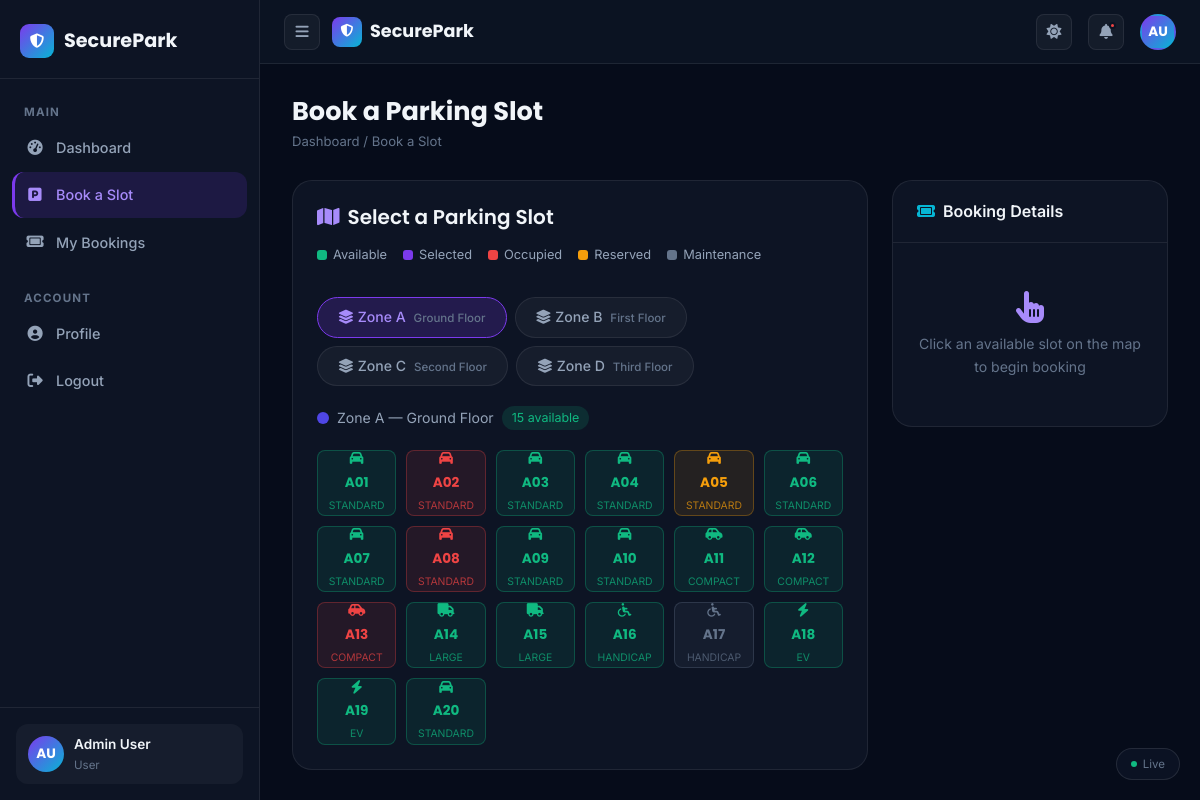
Page /book.php (signed in) on the committed database.
### tables this page shows
CREATE TABLE IF NOT EXISTS `parking_zones` (
  `id`    INT UNSIGNED NOT NULL AUTO_INCREMENT,
  `name`  VARCHAR(80)  NOT NULL,
  `floor` VARCHAR(40)  NOT NULL,
  `color` VARCHAR(30)  NOT NULL DEFAULT '#4f46e5',
  PRIMARY KEY (`id`)
);

CREATE TABLE IF NOT EXISTS `parking_slots` (
  `id`          INT UNSIGNED NOT NULL AUTO_INCREMENT,
  `zone_id`     INT UNSIGNED NOT NULL,
  `slot_number` VARCHAR(10)  NOT NULL,
  `slot_type`   ENUM('standard','compact','large','handicap','ev') NOT NULL DEFAULT 'standard',
  `status`      ENUM('available','occupied','reserved','maintenance') NOT NULL DEFAULT 'available',
  `hourly_rate` DECIMAL(6,2) NOT NULL DEFAULT 2.50,
  PRIMARY KEY (`id`),
  UNIQUE KEY `uk_slot` (`zone_id`,`slot_number`),
  KEY `idx_status` (`status`),
  CONSTRAINT `fk_slot_zone` FOREIGN KEY (`zone_id`) REFERENCES `parking_zones`(`id`) ON DELETE CASCADE
);

### book.php (the view, shortened to what this page needs)
<?php
require_once __DIR__ . '/config/db.php';
$zones_res = $conn->query("SELECT * FROM parking_zones ORDER BY id");
$zones = [];
while ($z = $zones_res->fetch_assoc()) {
    $z['slots'] = [];
    $sr = $conn->query("SELECT * FROM parking_slots WHERE zone_id = {$z['id']} ORDER BY slot_number");
    while ($s = $sr->fetch_assoc()) $z['slots'][] = $s;
    $zones[] = $z;
}
$type_icons = ['standard'=>'fas fa-car','compact'=>'fas fa-car-side','large'=>'fas fa-truck','handicap'=>'fas fa-wheelchair','ev'=>'fas fa-bolt'];
?>
<!DOCTYPE html>
<html lang="en">
<head>
  <link rel="stylesheet" href="https://cdnjs.cloudflare.com/ajax/libs/bootstrap/5.3.3/css/bootstrap.min.css">
  <link rel="stylesheet" href="https://cdnjs.cloudflare.com/ajax/libs/font-awesome/6.5.1/css/all.min.css">
  <link rel="stylesheet" href="/securepark/assets/css/style.css">
</head>
<body>
<div class="dash-layout">
  <?php include __DIR__ . '/includes/dash_sidebar.php'; ?>
  <div class="dash-content" id="dashContent">
    <?php include __DIR__ . '/includes/dash_nav.php'; ?>
    <div class="page-content">
      <div class="page-header">
        <div>
          <h1 class="page-title">Book a Parking Slot</h1>
          <div class="page-breadcrumb"><a href="/securepark/dashboard.php">Dashboard</a> / Book a Slot</div>
        </div>
      </div>
      <div class="row g-4">
        <div class="col-lg-8">
          <div class="slot-map-wrap">
            <div class="d-flex align-items-center justify-content-between flex-wrap gap-3 mb-3">
              <h5 class="mb-0"><i class="fas fa-map me-2" style="color:var(--primary-light)"></i>Select a Parking Slot</h5>
              <div class="slot-legend">
                <div class="legend-item"><div class="legend-dot ld-av"></div>Available</div>
                <div class="legend-item"><div class="legend-dot ld-sl"></div>Selected</div>
                <div class="legend-item"><div class="legend-dot ld-oc"></div>Occupied</div>
                <div class="legend-item"><div class="legend-dot ld-rs"></div>Reserved</div>
                <div class="legend-item"><div class="legend-dot ld-mt"></div>Maintenance</div>
              </div>
            </div>
            <div class="zone-tabs">
              <?php foreach ($zones as $i => $zone): ?>
              <button class="zone-tab <?= $i===0?'active':'' ?>" data-zone="zone-<?= $zone['id'] ?>">
                <i class="fas fa-layer-group me-1"></i><?= htmlspecialchars($zone['name']) ?>
                <span style="font-size:0.72rem;color:var(--text-muted);margin-left:4px"><?= $zone['floor'] ?></span>
              </button>
              <?php endforeach; ?>
            </div>
            <?php foreach ($zones as $i => $zone): ?>
            <div class="zone-panel" data-zone="zone-<?= $zone['id'] ?>" style="display:<?= $i===0?'block':'none' ?>">
              <div class="d-flex align-items-center gap-2 mb-3">
                <div style="width:12px;height:12px;border-radius:50%;background:<?= htmlspecialchars($zone['color']) ?>"></div>
                <span style="font-size:0.88rem;color:var(--text-secondary)"><?= htmlspecialchars($zone['name']) ?> — <?= htmlspecialchars($zone['floor']) ?></span>
                <?php
                $avail = count(array_filter($zone['slots'], fn($s) => $s['status'] === 'available'));
                ?>
                <span style="font-size:0.78rem;background:rgba(16,185,129,0.15);color:var(--success);padding:2px 10px;border-radius:50px"><?= $avail ?> available</span>
              </div>
              <div class="slot-map-grid" id="slotMap">
                <?php foreach ($zone['slots'] as $slot): ?>
                <div class="slot-item <?= $slot['status'] ?>"
                     data-id="<?= $slot['id'] ?>"
                     data-num="<?= htmlspecialchars($slot['slot_number']) ?>"
                     data-type="<?= $slot['slot_type'] ?>"
                     data-status="<?= $slot['status'] ?>"
                     data-rate="<?= $slot['hourly_rate'] ?>"
                     title="<?= htmlspecialchars($slot['slot_number']) ?> — <?= ucfirst($slot['slot_type']) ?> ($<?= number_format($slot['hourly_rate'],2) ?>/hr) — <?= ucfirst($slot['status']) ?>">
                  <i class="<?= $type_icons[$slot['slot_type']] ?? 'fas fa-car' ?> slot-icon"></i>
                  <span class="slot-num"><?= htmlspecialchars($slot['slot_number']) ?></span>
                  <span class="slot-type"><?= $slot['slot_type'] ?></span>
                </div>
                <?php endforeach; ?>
              </div>
            </div>
            <?php endforeach; ?>
          </div>
        </div>
        <div class="col-lg-4">
          <div class="section-card sticky-top" style="top:80px">
            <div class="section-card-header">
              <div class="section-card-title"><i class="fas fa-ticket me-2" style="color:var(--accent)"></i>Booking Details</div>
            </div>
            <div class="section-card-body">
              <div id="noSlotMsg" class="text-center py-4" style="color:var(--text-muted);font-size:0.88rem">
                <i class="fas fa-hand-pointer" style="font-size:2rem;margin-bottom:10px;display:block;color:var(--primary-light)"></i>
                Click an available slot on the map to begin booking
              </div>
            </div>
          </div>
        </div>
      </div>
    </div>
  </div>
</div>
</body>
</html>

### rows in the picture
parking_zones: name "Zone A", floor "Ground Floor", avail "15"
parking_zones: name "Zone B", floor "First Floor"
parking_zones: name "Zone C", floor "Second Floor"
parking_zones: name "Zone D", floor "Third Floor"
parking_slots: slot_number "A01", slot_type "STANDARD"
parking_slots: slot_number "A02", slot_type "STANDARD"
parking_slots: slot_number "A03", slot_type "STANDARD"
parking_slots: slot_number "A04", slot_type "STANDARD"
parking_slots: slot_number "A05", slot_type "STANDARD"
parking_slots: slot_number "A06", slot_type "STANDARD"
parking_slots: slot_number "A07", slot_type "STANDARD"
parking_slots: slot_number "A08", slot_type "STANDARD"
parking_slots: slot_number "A09", slot_type "STANDARD"
parking_slots: slot_number "A10", slot_type "STANDARD"
parking_slots: slot_number "A11", slot_type "COMPACT"
parking_slots: slot_number "A12", slot_type "COMPACT"
parking_slots: slot_number "A13", slot_type "COMPACT"
parking_slots: slot_number "A14", slot_type "LARGE"
parking_slots: slot_number "A15", slot_type "LARGE"
parking_slots: slot_number "A16", slot_type "HANDICAP"
parking_slots: slot_number "A17", slot_type "HANDICAP"
parking_slots: slot_number "A18", slot_type "EV"
parking_slots: slot_number "A19", slot_type "EV"
parking_slots: slot_number "A20", slot_type "STANDARD"

### other values in the picture
$user['name'] "Admin User"
$initials "AU"
